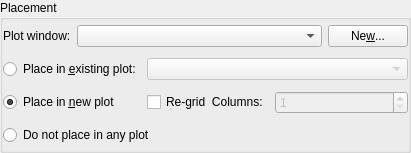
<ui version="4.0" >
 <class>CurvePlacementWidget</class>
 <widget class="QWidget" name="CurvePlacementWidget" >
  <property name="geometry" >
   <rect>
    <x>0</x>
    <y>0</y>
    <width>411</width>
    <height>153</height>
   </rect>
  </property>
  <property name="sizePolicy" >
   <sizepolicy vsizetype="Preferred" hsizetype="Preferred" >
    <horstretch>0</horstretch>
    <verstretch>0</verstretch>
   </sizepolicy>
  </property>
  <layout class="QGridLayout" >
   <property name="leftMargin" >
    <number>0</number>
   </property>
   <property name="topMargin" >
    <number>0</number>
   </property>
   <property name="rightMargin" >
    <number>0</number>
   </property>
   <property name="bottomMargin" >
    <number>0</number>
   </property>
   <property name="horizontalSpacing" >
    <number>0</number>
   </property>
   <property name="verticalSpacing" >
    <number>0</number>
   </property>
   <item row="0" column="0" >
    <widget class="QGroupBox" name="_curvePlacementGroup" >
     <property name="title" >
      <string>Placement</string>
     </property>
     <layout class="QGridLayout" >
      <property name="leftMargin" >
       <number>0</number>
      </property>
      <property name="topMargin" >
       <number>0</number>
      </property>
      <property name="rightMargin" >
       <number>0</number>
      </property>
      <property name="bottomMargin" >
       <number>0</number>
      </property>
      <item row="0" column="0" >
       <widget class="QLabel" name="textLabel1" >
        <property name="text" >
         <string>Plot window:</string>
        </property>
        <property name="wordWrap" >
         <bool>false</bool>
        </property>
        <property name="buddy" >
         <cstring>_plotWindow</cstring>
        </property>
       </widget>
      </item>
      <item row="0" column="1" colspan="3" >
       <widget class="QComboBox" name="_plotWindow" >
        <property name="sizePolicy" >
         <sizepolicy vsizetype="Fixed" hsizetype="Minimum" >
          <horstretch>1</horstretch>
          <verstretch>0</verstretch>
         </sizepolicy>
        </property>
       </widget>
      </item>
      <item row="0" column="4" >
       <widget class="QPushButton" name="_newWindow" >
        <property name="text" >
         <string>Ne&amp;w...</string>
        </property>
       </widget>
      </item>
      <item row="3" column="0" colspan="3" >
       <widget class="QRadioButton" name="_dontPlace" >
        <property name="text" >
         <string>Do not place in any plot</string>
        </property>
       </widget>
      </item>
      <item row="1" column="0" colspan="2" >
       <widget class="QRadioButton" name="_inPlot" >
        <property name="text" >
         <string>Place in &amp;existing plot:</string>
        </property>
       </widget>
      </item>
      <item row="2" column="0" colspan="2" >
       <widget class="QRadioButton" name="_newPlot" >
        <property name="text" >
         <string>Place in &amp;new plot</string>
        </property>
        <property name="checked" >
         <bool>true</bool>
        </property>
       </widget>
      </item>
      <item row="2" column="2" >
       <widget class="QCheckBox" name="_reGrid" >
        <property name="text" >
         <string>Re-grid  Columns:</string>
        </property>
       </widget>
      </item>
      <item row="2" column="3" colspan="2" >
       <widget class="QSpinBox" name="_plotColumns" >
        <property name="enabled" >
         <bool>false</bool>
        </property>
        <property name="sizePolicy" >
         <sizepolicy vsizetype="Fixed" hsizetype="Minimum" >
          <horstretch>1</horstretch>
          <verstretch>0</verstretch>
         </sizepolicy>
        </property>
        <property name="whatsThis" >
         <string>AutoLayout will place the plots in a grid with this many columns.</string>
        </property>
        <property name="minimum" >
         <number>1</number>
        </property>
        <property name="maximum" >
         <number>10</number>
        </property>
        <property name="value" >
         <number>1</number>
        </property>
       </widget>
      </item>
      <item row="1" column="2" colspan="3" >
       <widget class="QComboBox" name="_plotList" >
        <property name="enabled" >
         <bool>false</bool>
        </property>
        <property name="sizePolicy" >
         <sizepolicy vsizetype="Fixed" hsizetype="Preferred" >
          <horstretch>1</horstretch>
          <verstretch>0</verstretch>
         </sizepolicy>
        </property>
        <property name="whatsThis" >
         <string>The name of the data file which will be read for this vector.</string>
        </property>
        <property name="editable" >
         <bool>false</bool>
        </property>
        <property name="insertPolicy" >
         <enum>QComboBox::InsertAtTop</enum>
        </property>
        <property name="autoCompletion" >
         <bool>true</bool>
        </property>
        <property name="duplicatesEnabled" >
         <bool>false</bool>
        </property>
       </widget>
      </item>
     </layout>
    </widget>
   </item>
  </layout>
 </widget>
 <layoutdefault spacing="6" margin="11" />
 <pixmapfunction>qPixmapFromMimeSource</pixmapfunction>
 <tabstops>
  <tabstop>_plotWindow</tabstop>
  <tabstop>_newWindow</tabstop>
  <tabstop>_newPlot</tabstop>
  <tabstop>_plotList</tabstop>
  <tabstop>_reGrid</tabstop>
  <tabstop>_plotColumns</tabstop>
  <tabstop>_inPlot</tabstop>
  <tabstop>_dontPlace</tabstop>
 </tabstops>
 <resources/>
 <connections>
  <connection>
   <sender>_plotWindow</sender>
   <signal>activated(int)</signal>
   <receiver>CurvePlacementWidget</receiver>
   <slot>updatePlotList()</slot>
   <hints>
    <hint type="sourcelabel" >
     <x>20</x>
     <y>20</y>
    </hint>
    <hint type="destinationlabel" >
     <x>20</x>
     <y>20</y>
    </hint>
   </hints>
  </connection>
  <connection>
   <sender>_newWindow</sender>
   <signal>clicked()</signal>
   <receiver>CurvePlacementWidget</receiver>
   <slot>newWindow()</slot>
   <hints>
    <hint type="sourcelabel" >
     <x>20</x>
     <y>20</y>
    </hint>
    <hint type="destinationlabel" >
     <x>20</x>
     <y>20</y>
    </hint>
   </hints>
  </connection>
  <connection>
   <sender>_inPlot</sender>
   <signal>clicked()</signal>
   <receiver>CurvePlacementWidget</receiver>
   <slot>updateEnabled()</slot>
   <hints>
    <hint type="sourcelabel" >
     <x>20</x>
     <y>20</y>
    </hint>
    <hint type="destinationlabel" >
     <x>20</x>
     <y>20</y>
    </hint>
   </hints>
  </connection>
  <connection>
   <sender>_newPlot</sender>
   <signal>clicked()</signal>
   <receiver>CurvePlacementWidget</receiver>
   <slot>updateEnabled()</slot>
   <hints>
    <hint type="sourcelabel" >
     <x>20</x>
     <y>20</y>
    </hint>
    <hint type="destinationlabel" >
     <x>20</x>
     <y>20</y>
    </hint>
   </hints>
  </connection>
  <connection>
   <sender>_dontPlace</sender>
   <signal>clicked()</signal>
   <receiver>CurvePlacementWidget</receiver>
   <slot>updateEnabled()</slot>
   <hints>
    <hint type="sourcelabel" >
     <x>20</x>
     <y>20</y>
    </hint>
    <hint type="destinationlabel" >
     <x>20</x>
     <y>20</y>
    </hint>
   </hints>
  </connection>
  <connection>
   <sender>_plotWindow</sender>
   <signal>textChanged(QString)</signal>
   <receiver>CurvePlacementWidget</receiver>
   <slot>updateGrid()</slot>
   <hints>
    <hint type="sourcelabel" >
     <x>20</x>
     <y>20</y>
    </hint>
    <hint type="destinationlabel" >
     <x>20</x>
     <y>20</y>
    </hint>
   </hints>
  </connection>
  <connection>
   <sender>_reGrid</sender>
   <signal>clicked()</signal>
   <receiver>CurvePlacementWidget</receiver>
   <slot>updateEnabled()</slot>
   <hints>
    <hint type="sourcelabel" >
     <x>20</x>
     <y>20</y>
    </hint>
    <hint type="destinationlabel" >
     <x>20</x>
     <y>20</y>
    </hint>
   </hints>
  </connection>
 </connections>
</ui>
